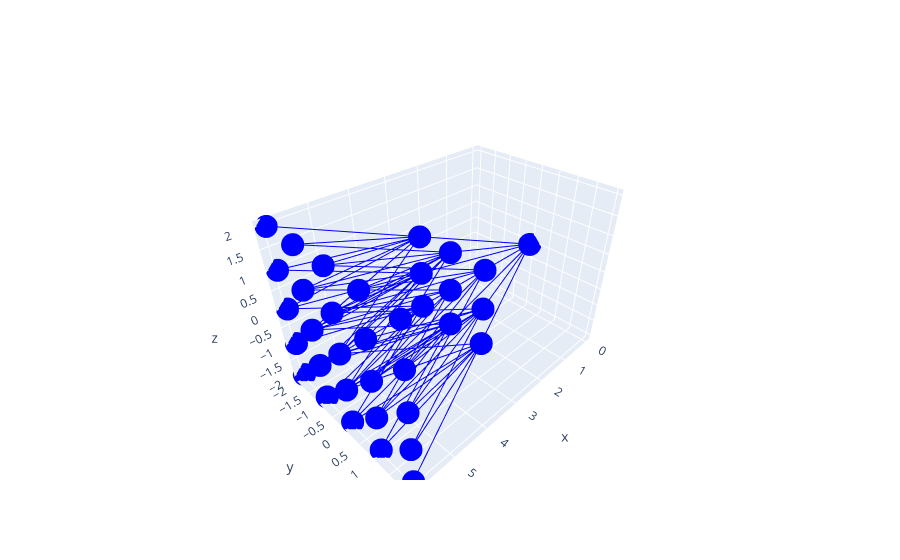

Write notebook code for a chart like this one.
### Code cell
ax = go.Figure()

nodes, ax = plot_nine_tree(ax,0,0,0, render='plotly',dt=3)
for n in nodes:
    nodes, ax = plot_nine_tree(ax,*n, render='plotly',dt=3)
ax.show()

### Figure 1 — Plotly figure (JSON) as saved in the notebook; plotly's stock layout.template omitted (floating-point values rounded to 4 significant figures)
{"data": [{"marker": {"color": "blue"}, "mode": "markers+lines", "showlegend": false, "type": "scatter3d", "x": [0, 3], "y": [0, -1], "z": [0, -1]}, {"marker": {"color": "blue"}, "mode": "markers+lines", "showlegend": false, "type": "scatter3d", "x": [0, 3], "y": [0, 0], "z": [0, -1]}, {"marker": {"color": "blue"}, "mode": "markers+lines", "showlegend": false, "type": "scatter3d", "x": [0, 3], "y": [0, 1], "z": [0, -1]}, {"marker": {"color": "blue"}, "mode": "markers+lines", "showlegend": false, "type": "scatter3d", "x": [0, 3], "y": [0, -1], "z": [0, 0]}, {"marker": {"color": "blue"}, "mode": "markers+lines", "showlegend": false, "type": "scatter3d", "x": [0, 3], "y": [0, 0], "z": [0, 0]}, {"marker": {"color": "blue"}, "mode": "markers+lines", "showlegend": false, "type": "scatter3d", "x": [0, 3], "y": [0, 1], "z": [0, 0]}, {"marker": {"color": "blue"}, "mode": "markers+lines", "showlegend": false, "type": "scatter3d", "x": [0, 3], "y": [0, -1], "z": [0, 1]}, {"marker": {"color": "blue"}, "mode": "markers+lines", "showlegend": false, "type": "scatter3d", "x": [0, 3], "y": [0, 0], "z": [0, 1]}, {"marker": {"color": "blue"}, "mode": "markers+lines", "showlegend": false, "type": "scatter3d", "x": [0, 3], "y": [0, 1], "z": [0, 1]}, {"marker": {"color": "blue"}, "mode": "markers+lines", "showlegend": false, "type": "scatter3d", "x": [3, 6], "y": [-1, -2], "z": [-1, -2]}, {"marker": {"color": "blue"}, "mode": "markers+lines", "showlegend": false, "type": "scatter3d", "x": [3, 6], "y": [-1, -1], "z": [-1, -2]}, {"marker": {"color": "blue"}, "mode": "markers+lines", "showlegend": false, "type": "scatter3d", "x": [3, 6], "y": [-1, 0], "z": [-1, -2]}, {"marker": {"color": "blue"}, "mode": "markers+lines", "showlegend": false, "type": "scatter3d", "x": [3, 6], "y": [-1, -2], "z": [-1, -1]}, {"marker": {"color": "blue"}, "mode": "markers+lines", "showlegend": false, "type": "scatter3d", "x": [3, 6], "y": [-1, -1], "z": [-1, -1]}, {"marker": {"color": "blue"}, "mode": "markers+lines", "showlegend": false, "type": "scatter3d", "x": [3, 6], "y": [-1, 0], "z": [-1, -1]}, {"marker": {"color": "blue"}, "mode": "markers+lines", "showlegend": false, "type": "scatter3d", "x": [3, 6], "y": [-1, -2], "z": [-1, 0]}, {"marker": {"color": "blue"}, "mode": "markers+lines", "showlegend": false, "type": "scatter3d", "x": [3, 6], "y": [-1, -1], "z": [-1, 0]}, {"marker": {"color": "blue"}, "mode": "markers+lines", "showlegend": false, "type": "scatter3d", "x": [3, 6], "y": [-1, 0], "z": [-1, 0]}, {"marker": {"color": "blue"}, "mode": "markers+lines", "showlegend": false, "type": "scatter3d", "x": [3, 6], "y": [0, -1], "z": [-1, -2]}, {"marker": {"color": "blue"}, "mode": "markers+lines", "showlegend": false, "type": "scatter3d", "x": [3, 6], "y": [0, 0], "z": [-1, -2]}, {"marker": {"color": "blue"}, "mode": "markers+lines", "showlegend": false, "type": "scatter3d", "x": [3, 6], "y": [0, 1], "z": [-1, -2]}, {"marker": {"color": "blue"}, "mode": "markers+lines", "showlegend": false, "type": "scatter3d", "x": [3, 6], "y": [0, -1], "z": [-1, -1]}, {"marker": {"color": "blue"}, "mode": "markers+lines", "showlegend": false, "type": "scatter3d", "x": [3, 6], "y": [0, 0], "z": [-1, -1]}, {"marker": {"color": "blue"}, "mode": "markers+lines", "showlegend": false, "type": "scatter3d", "x": [3, 6], "y": [0, 1], "z": [-1, -1]}, {"marker": {"color": "blue"}, "mode": "markers+lines", "showlegend": false, "type": "scatter3d", "x": [3, 6], "y": [0, -1], "z": [-1, 0]}, {"marker": {"color": "blue"}, "mode": "markers+lines", "showlegend": false, "type": "scatter3d", "x": [3, 6], "y": [0, 0], "z": [-1, 0]}, {"marker": {"color": "blue"}, "mode": "markers+lines", "showlegend": false, "type": "scatter3d", "x": [3, 6], "y": [0, 1], "z": [-1, 0]}, {"marker": {"color": "blue"}, "mode": "markers+lines", "showlegend": false, "type": "scatter3d", "x": [3, 6], "y": [1, 0], "z": [-1, -2]}, {"marker": {"color": "blue"}, "mode": "markers+lines", "showlegend": false, "type": "scatter3d", "x": [3, 6], "y": [1, 1], "z": [-1, -2]}, {"marker": {"color": "blue"}, "mode": "markers+lines", "showlegend": false, "type": "scatter3d", "x": [3, 6], "y": [1, 2], "z": [-1, -2]}, {"marker": {"color": "blue"}, "mode": "markers+lines", "showlegend": false, "type": "scatter3d", "x": [3, 6], "y": [1, 0], "z": [-1, -1]}, {"marker": {"color": "blue"}, "mode": "markers+lines", "showlegend": false, "type": "scatter3d", "x": [3, 6], "y": [1, 1], "z": [-1, -1]}, {"marker": {"color": "blue"}, "mode": "markers+lines", "showlegend": false, "type": "scatter3d", "x": [3, 6], "y": [1, 2], "z": [-1, -1]}, {"marker": {"color": "blue"}, "mode": "markers+lines", "showlegend": false, "type": "scatter3d", "x": [3, 6], "y": [1, 0], "z": [-1, 0]}, {"marker": {"color": "blue"}, "mode": "markers+lines", "showlegend": false, "type": "scatter3d", "x": [3, 6], "y": [1, 1], "z": [-1, 0]}, {"marker": {"color": "blue"}, "mode": "markers+lines", "showlegend": false, "type": "scatter3d", "x": [3, 6], "y": [1, 2], "z": [-1, 0]}, {"marker": {"color": "blue"}, "mode": "markers+lines", "showlegend": false, "type": "scatter3d", "x": [3, 6], "y": [-1, -2], "z": [0, -1]}, {"marker": {"color": "blue"}, "mode": "markers+lines", "showlegend": false, "type": "scatter3d", "x": [3, 6], "y": [-1, -1], "z": [0, -1]}, {"marker": {"color": "blue"}, "mode": "markers+lines", "showlegend": false, "type": "scatter3d", "x": [3, 6], "y": [-1, 0], "z": [0, -1]}, {"marker": {"color": "blue"}, "mode": "markers+lines", "showlegend": false, "type": "scatter3d", "x": [3, 6], "y": [-1, -2], "z": [0, 0]}, {"marker": {"color": "blue"}, "mode": "markers+lines", "showlegend": false, "type": "scatter3d", "x": [3, 6], "y": [-1, -1], "z": [0, 0]}, {"marker": {"color": "blue"}, "mode": "markers+lines", "showlegend": false, "type": "scatter3d", "x": [3, 6], "y": [-1, 0], "z": [0, 0]}, {"marker": {"color": "blue"}, "mode": "markers+lines", "showlegend": false, "type": "scatter3d", "x": [3, 6], "y": [-1, -2], "z": [0, 1]}, {"marker": {"color": "blue"}, "mode": "markers+lines", "showlegend": false, "type": "scatter3d", "x": [3, 6], "y": [-1, -1], "z": [0, 1]}, {"marker": {"color": "blue"}, "mode": "markers+lines", "showlegend": false, "type": "scatter3d", "x": [3, 6], "y": [-1, 0], "z": [0, 1]}, {"marker": {"color": "blue"}, "mode": "markers+lines", "showlegend": false, "type": "scatter3d", "x": [3, 6], "y": [0, -1], "z": [0, -1]}, {"marker": {"color": "blue"}, "mode": "markers+lines", "showlegend": false, "type": "scatter3d", "x": [3, 6], "y": [0, 0], "z": [0, -1]}, {"marker": {"color": "blue"}, "mode": "markers+lines", "showlegend": false, "type": "scatter3d", "x": [3, 6], "y": [0, 1], "z": [0, -1]}, {"marker": {"color": "blue"}, "mode": "markers+lines", "showlegend": false, "type": "scatter3d", "x": [3, 6], "y": [0, -1], "z": [0, 0]}, {"marker": {"color": "blue"}, "mode": "markers+lines", "showlegend": false, "type": "scatter3d", "x": [3, 6], "y": [0, 0], "z": [0, 0]}, {"marker": {"color": "blue"}, "mode": "markers+lines", "showlegend": false, "type": "scatter3d", "x": [3, 6], "y": [0, 1], "z": [0, 0]}, {"marker": {"color": "blue"}, "mode": "markers+lines", "showlegend": false, "type": "scatter3d", "x": [3, 6], "y": [0, -1], "z": [0, 1]}, {"marker": {"color": "blue"}, "mode": "markers+lines", "showlegend": false, "type": "scatter3d", "x": [3, 6], "y": [0, 0], "z": [0, 1]}, {"marker": {"color": "blue"}, "mode": "markers+lines", "showlegend": false, "type": "scatter3d", "x": [3, 6], "y": [0, 1], "z": [0, 1]}, {"marker": {"color": "blue"}, "mode": "markers+lines", "showlegend": false, "type": "scatter3d", "x": [3, 6], "y": [1, 0], "z": [0, -1]}, {"marker": {"color": "blue"}, "mode": "markers+lines", "showlegend": false, "type": "scatter3d", "x": [3, 6], "y": [1, 1], "z": [0, -1]}, {"marker": {"color": "blue"}, "mode": "markers+lines", "showlegend": false, "type": "scatter3d", "x": [3, 6], "y": [1, 2], "z": [0, -1]}, {"marker": {"color": "blue"}, "mode": "markers+lines", "showlegend": false, "type": "scatter3d", "x": [3, 6], "y": [1, 0], "z": [0, 0]}, {"marker": {"color": "blue"}, "mode": "markers+lines", "showlegend": false, "type": "scatter3d", "x": [3, 6], "y": [1, 1], "z": [0, 0]}, {"marker": {"color": "blue"}, "mode": "markers+lines", "showlegend": false, "type": "scatter3d", "x": [3, 6], "y": [1, 2], "z": [0, 0]}, {"marker": {"color": "blue"}, "mode": "markers+lines", "showlegend": false, "type": "scatter3d", "x": [3, 6], "y": [1, 0], "z": [0, 1]}, {"marker": {"color": "blue"}, "mode": "markers+lines", "showlegend": false, "type": "scatter3d", "x": [3, 6], "y": [1, 1], "z": [0, 1]}, {"marker": {"color": "blue"}, "mode": "markers+lines", "showlegend": false, "type": "scatter3d", "x": [3, 6], "y": [1, 2], "z": [0, 1]}, {"marker": {"color": "blue"}, "mode": "markers+lines", "showlegend": false, "type": "scatter3d", "x": [3, 6], "y": [-1, -2], "z": [1, 0]}, {"marker": {"color": "blue"}, "mode": "markers+lines", "showlegend": false, "type": "scatter3d", "x": [3, 6], "y": [-1, -1], "z": [1, 0]}, {"marker": {"color": "blue"}, "mode": "markers+lines", "showlegend": false, "type": "scatter3d", "x": [3, 6], "y": [-1, 0], "z": [1, 0]}, {"marker": {"color": "blue"}, "mode": "markers+lines", "showlegend": false, "type": "scatter3d", "x": [3, 6], "y": [-1, -2], "z": [1, 1]}, {"marker": {"color": "blue"}, "mode": "markers+lines", "showlegend": false, "type": "scatter3d", "x": [3, 6], "y": [-1, -1], "z": [1, 1]}, {"marker": {"color": "blue"}, "mode": "markers+lines", "showlegend": false, "type": "scatter3d", "x": [3, 6], "y": [-1, 0], "z": [1, 1]}, {"marker": {"color": "blue"}, "mode": "markers+lines", "showlegend": false, "type": "scatter3d", "x": [3, 6], "y": [-1, -2], "z": [1, 2]}, {"marker": {"color": "blue"}, "mode": "markers+lines", "showlegend": false, "type": "scatter3d", "x": [3, 6], "y": [-1, -1], "z": [1, 2]}, {"marker": {"color": "blue"}, "mode": "markers+lines", "showlegend": false, "type": "scatter3d", "x": [3, 6], "y": [-1, 0], "z": [1, 2]}, {"marker": {"color": "blue"}, "mode": "markers+lines", "showlegend": false, "type": "scatter3d", "x": [3, 6], "y": [0, -1], "z": [1, 0]}, {"marker": {"color": "blue"}, "mode": "markers+lines", "showlegend": false, "type": "scatter3d", "x": [3, 6], "y": [0, 0], "z": [1, 0]}, {"marker": {"color": "blue"}, "mode": "markers+lines", "showlegend": false, "type": "scatter3d", "x": [3, 6], "y": [0, 1], "z": [1, 0]}, {"marker": {"color": "blue"}, "mode": "markers+lines", "showlegend": false, "type": "scatter3d", "x": [3, 6], "y": [0, -1], "z": [1, 1]}, {"marker": {"color": "blue"}, "mode": "markers+lines", "showlegend": false, "type": "scatter3d", "x": [3, 6], "y": [0, 0], "z": [1, 1]}, {"marker": {"color": "blue"}, "mode": "markers+lines", "showlegend": false, "type": "scatter3d", "x": [3, 6], "y": [0, 1], "z": [1, 1]}, {"marker": {"color": "blue"}, "mode": "markers+lines", "showlegend": false, "type": "scatter3d", "x": [3, 6], "y": [0, -1], "z": [1, 2]}, {"marker": {"color": "blue"}, "mode": "markers+lines", "showlegend": false, "type": "scatter3d", "x": [3, 6], "y": [0, 0], "z": [1, 2]}, {"marker": {"color": "blue"}, "mode": "markers+lines", "showlegend": false, "type": "scatter3d", "x": [3, 6], "y": [0, 1], "z": [1, 2]}, {"marker": {"color": "blue"}, "mode": "markers+lines", "showlegend": false, "type": "scatter3d", "x": [3, 6], "y": [1, 0], "z": [1, 0]}, {"marker": {"color": "blue"}, "mode": "markers+lines", "showlegend": false, "type": "scatter3d", "x": [3, 6], "y": [1, 1], "z": [1, 0]}, {"marker": {"color": "blue"}, "mode": "markers+lines", "showlegend": false, "type": "scatter3d", "x": [3, 6], "y": [1, 2], "z": [1, 0]}, {"marker": {"color": "blue"}, "mode": "markers+lines", "showlegend": false, "type": "scatter3d", "x": [3, 6], "y": [1, 0], "z": [1, 1]}, {"marker": {"color": "blue"}, "mode": "markers+lines", "showlegend": false, "type": "scatter3d", "x": [3, 6], "y": [1, 1], "z": [1, 1]}, {"marker": {"color": "blue"}, "mode": "markers+lines", "showlegend": false, "type": "scatter3d", "x": [3, 6], "y": [1, 2], "z": [1, 1]}, {"marker": {"color": "blue"}, "mode": "markers+lines", "showlegend": false, "type": "scatter3d", "x": [3, 6], "y": [1, 0], "z": [1, 2]}, {"marker": {"color": "blue"}, "mode": "markers+lines", "showlegend": false, "type": "scatter3d", "x": [3, 6], "y": [1, 1], "z": [1, 2]}, {"marker": {"color": "blue"}, "mode": "markers+lines", "showlegend": false, "type": "scatter3d", "x": [3, 6], "y": [1, 2], "z": [1, 2]}], "layout": {}}
